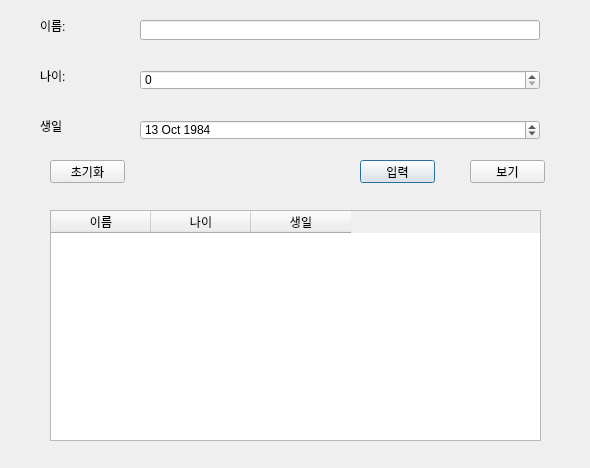
<?xml version="1.0" encoding="UTF-8"?>
<ui version="4.0">
 <class>Dialog</class>
 <widget class="QDialog" name="Dialog">
  <property name="geometry">
   <rect>
    <x>0</x>
    <y>0</y>
    <width>590</width>
    <height>468</height>
   </rect>
  </property>
  <property name="windowTitle">
   <string>Dialog</string>
  </property>
  <widget class="QLabel" name="label">
   <property name="geometry">
    <rect>
     <x>40</x>
     <y>20</y>
     <width>56</width>
     <height>12</height>
    </rect>
   </property>
   <property name="text">
    <string>이름:</string>
   </property>
  </widget>
  <widget class="QLabel" name="label_2">
   <property name="geometry">
    <rect>
     <x>40</x>
     <y>70</y>
     <width>56</width>
     <height>12</height>
    </rect>
   </property>
   <property name="text">
    <string>나이:</string>
   </property>
  </widget>
  <widget class="QLabel" name="label_3">
   <property name="geometry">
    <rect>
     <x>40</x>
     <y>120</y>
     <width>56</width>
     <height>12</height>
    </rect>
   </property>
   <property name="text">
    <string>생일</string>
   </property>
  </widget>
  <widget class="QLineEdit" name="lineEdit">
   <property name="geometry">
    <rect>
     <x>140</x>
     <y>20</y>
     <width>400</width>
     <height>20</height>
    </rect>
   </property>
  </widget>
  <widget class="QSpinBox" name="spinBox">
   <property name="geometry">
    <rect>
     <x>140</x>
     <y>70</y>
     <width>400</width>
     <height>20</height>
    </rect>
   </property>
  </widget>
  <widget class="QPushButton" name="pushButton">
   <property name="geometry">
    <rect>
     <x>360</x>
     <y>160</y>
     <width>75</width>
     <height>23</height>
    </rect>
   </property>
   <property name="text">
    <string>입력</string>
   </property>
  </widget>
  <widget class="QPushButton" name="pushButton_2">
   <property name="geometry">
    <rect>
     <x>470</x>
     <y>160</y>
     <width>75</width>
     <height>23</height>
    </rect>
   </property>
   <property name="text">
    <string>보기</string>
   </property>
  </widget>
  <widget class="QTableWidget" name="tableWidget">
   <property name="geometry">
    <rect>
     <x>50</x>
     <y>210</y>
     <width>491</width>
     <height>231</height>
    </rect>
   </property>
   <column>
    <property name="text">
     <string>이름</string>
    </property>
   </column>
   <column>
    <property name="text">
     <string>나이</string>
    </property>
   </column>
   <column>
    <property name="text">
     <string>생일</string>
    </property>
   </column>
  </widget>
  <widget class="QDateEdit" name="dateEdit">
   <property name="geometry">
    <rect>
     <x>140</x>
     <y>120</y>
     <width>400</width>
     <height>20</height>
    </rect>
   </property>
   <property name="dateTime">
    <datetime>
     <hour>0</hour>
     <minute>0</minute>
     <second>0</second>
     <year>1984</year>
     <month>10</month>
     <day>13</day>
    </datetime>
   </property>
  </widget>
  <widget class="QPushButton" name="pushButton_3">
   <property name="geometry">
    <rect>
     <x>50</x>
     <y>160</y>
     <width>75</width>
     <height>23</height>
    </rect>
   </property>
   <property name="text">
    <string>초기화</string>
   </property>
  </widget>
 </widget>
 <resources/>
 <connections/>
</ui>
